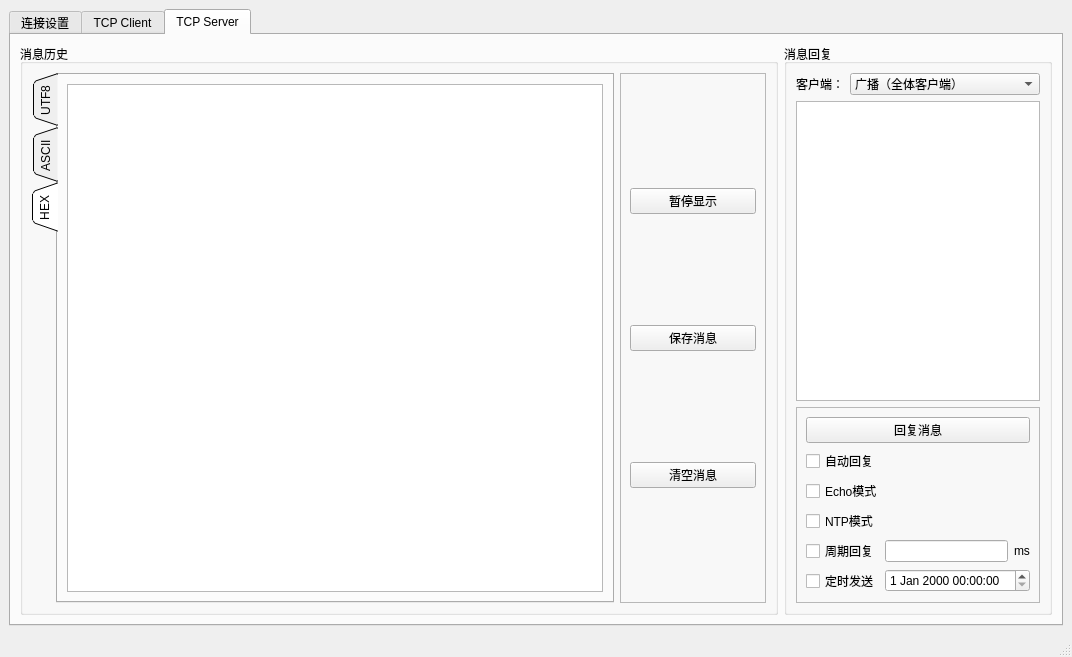
<?xml version="1.0" encoding="UTF-8"?>
<ui version="4.0">
 <class>MainWindow</class>
 <widget class="QMainWindow" name="MainWindow">
  <property name="geometry">
   <rect>
    <x>0</x>
    <y>0</y>
    <width>1072</width>
    <height>657</height>
   </rect>
  </property>
  <property name="windowTitle">
   <string>Qtelnet</string>
  </property>
  <property name="windowIcon">
   <iconset resource="icons.qrc">
    <normaloff>:/logo/icons/郁金香.png</normaloff>:/logo/icons/郁金香.png</iconset>
  </property>
  <widget class="QWidget" name="centralwidget">
   <layout class="QHBoxLayout" name="horizontalLayout">
    <item>
     <layout class="QVBoxLayout" name="verticalLayout_6">
      <item>
       <widget class="QTabWidget" name="tabWidget">
        <property name="enabled">
         <bool>true</bool>
        </property>
        <property name="currentIndex">
         <number>2</number>
        </property>
        <widget class="QWidget" name="tab">
         <attribute name="icon">
          <iconset resource="icons.qrc">
           <normaloff>:/logo/icons/设置.png</normaloff>:/logo/icons/设置.png</iconset>
         </attribute>
         <attribute name="title">
          <string>连接设置</string>
         </attribute>
         <layout class="QVBoxLayout" name="verticalLayout">
          <item>
           <spacer name="verticalSpacer_2">
            <property name="orientation">
             <enum>Qt::Vertical</enum>
            </property>
            <property name="sizeHint" stdset="0">
             <size>
              <width>20</width>
              <height>40</height>
             </size>
            </property>
           </spacer>
          </item>
          <item>
           <layout class="QHBoxLayout" name="horizontalLayout_5">
            <item>
             <spacer name="horizontalSpacer_5">
              <property name="orientation">
               <enum>Qt::Horizontal</enum>
              </property>
              <property name="sizeHint" stdset="0">
               <size>
                <width>40</width>
                <height>20</height>
               </size>
              </property>
             </spacer>
            </item>
            <item>
             <widget class="QLabel" name="label_2">
              <property name="text">
               <string>套接字类型</string>
              </property>
             </widget>
            </item>
            <item>
             <widget class="QComboBox" name="socketTypeCombox">
              <property name="sizePolicy">
               <sizepolicy hsizetype="Expanding" vsizetype="Fixed">
                <horstretch>0</horstretch>
                <verstretch>0</verstretch>
               </sizepolicy>
              </property>
              <item>
               <property name="text">
                <string>TCP Client</string>
               </property>
              </item>
              <item>
               <property name="text">
                <string>TCP Server</string>
               </property>
              </item>
              <item>
               <property name="text">
                <string>UDP</string>
               </property>
              </item>
             </widget>
            </item>
            <item>
             <spacer name="horizontalSpacer_6">
              <property name="orientation">
               <enum>Qt::Horizontal</enum>
              </property>
              <property name="sizeHint" stdset="0">
               <size>
                <width>40</width>
                <height>20</height>
               </size>
              </property>
             </spacer>
            </item>
           </layout>
          </item>
          <item>
           <layout class="QHBoxLayout" name="horizontalLayout_6">
            <item>
             <spacer name="horizontalSpacer_3">
              <property name="orientation">
               <enum>Qt::Horizontal</enum>
              </property>
              <property name="sizeHint" stdset="0">
               <size>
                <width>40</width>
                <height>20</height>
               </size>
              </property>
             </spacer>
            </item>
            <item>
             <widget class="QLabel" name="label_3">
              <property name="text">
               <string>IP地址</string>
              </property>
             </widget>
            </item>
            <item>
             <widget class="QLineEdit" name="hostLineEdit">
              <property name="toolTip">
               <string>&lt;html&gt;&lt;head/&gt;&lt;body&gt;&lt;p&gt;点分十进制格式（e.g. 127.0.0.1），TCP服务器模式无效，自动绑定本地地址&lt;/p&gt;&lt;/body&gt;&lt;/html&gt;</string>
              </property>
             </widget>
            </item>
            <item>
             <spacer name="horizontalSpacer_4">
              <property name="orientation">
               <enum>Qt::Horizontal</enum>
              </property>
              <property name="sizeHint" stdset="0">
               <size>
                <width>40</width>
                <height>20</height>
               </size>
              </property>
             </spacer>
            </item>
           </layout>
          </item>
          <item>
           <layout class="QHBoxLayout" name="horizontalLayout_7">
            <item>
             <spacer name="horizontalSpacer">
              <property name="orientation">
               <enum>Qt::Horizontal</enum>
              </property>
              <property name="sizeHint" stdset="0">
               <size>
                <width>40</width>
                <height>20</height>
               </size>
              </property>
             </spacer>
            </item>
            <item>
             <widget class="QLabel" name="label_4">
              <property name="text">
               <string>端口</string>
              </property>
             </widget>
            </item>
            <item>
             <widget class="QLineEdit" name="portLineEdit">
              <property name="toolTip">
               <string>&lt;html&gt;&lt;head/&gt;&lt;body&gt;&lt;p&gt;范围在1-65535之间&lt;/p&gt;&lt;/body&gt;&lt;/html&gt;</string>
              </property>
             </widget>
            </item>
            <item>
             <spacer name="horizontalSpacer_2">
              <property name="orientation">
               <enum>Qt::Horizontal</enum>
              </property>
              <property name="sizeHint" stdset="0">
               <size>
                <width>40</width>
                <height>20</height>
               </size>
              </property>
             </spacer>
            </item>
           </layout>
          </item>
          <item>
           <spacer name="verticalSpacer">
            <property name="orientation">
             <enum>Qt::Vertical</enum>
            </property>
            <property name="sizeHint" stdset="0">
             <size>
              <width>20</width>
              <height>40</height>
             </size>
            </property>
           </spacer>
          </item>
          <item>
           <widget class="QFrame" name="frame_2">
            <property name="frameShape">
             <enum>QFrame::StyledPanel</enum>
            </property>
            <property name="frameShadow">
             <enum>QFrame::Raised</enum>
            </property>
            <layout class="QHBoxLayout" name="horizontalLayout_8">
             <item>
              <spacer name="horizontalSpacer_7">
               <property name="orientation">
                <enum>Qt::Horizontal</enum>
               </property>
               <property name="sizeHint" stdset="0">
                <size>
                 <width>320</width>
                 <height>20</height>
                </size>
               </property>
              </spacer>
             </item>
             <item>
              <widget class="QPushButton" name="startConnectButton">
               <property name="text">
                <string>开始连接</string>
               </property>
               <property name="icon">
                <iconset resource="icons.qrc">
                 <normaloff>:/logo/icons/火箭.png</normaloff>:/logo/icons/火箭.png</iconset>
               </property>
              </widget>
             </item>
             <item>
              <spacer name="horizontalSpacer_8">
               <property name="orientation">
                <enum>Qt::Horizontal</enum>
               </property>
               <property name="sizeHint" stdset="0">
                <size>
                 <width>320</width>
                 <height>20</height>
                </size>
               </property>
              </spacer>
             </item>
            </layout>
           </widget>
          </item>
          <item>
           <widget class="QFrame" name="frame_3">
            <property name="frameShape">
             <enum>QFrame::StyledPanel</enum>
            </property>
            <property name="frameShadow">
             <enum>QFrame::Raised</enum>
            </property>
            <layout class="QHBoxLayout" name="horizontalLayout_9">
             <item>
              <spacer name="horizontalSpacer_9">
               <property name="orientation">
                <enum>Qt::Horizontal</enum>
               </property>
               <property name="sizeHint" stdset="0">
                <size>
                 <width>320</width>
                 <height>20</height>
                </size>
               </property>
              </spacer>
             </item>
             <item>
              <widget class="QPushButton" name="closeConnectButton">
               <property name="enabled">
                <bool>false</bool>
               </property>
               <property name="sizePolicy">
                <sizepolicy hsizetype="Minimum" vsizetype="Fixed">
                 <horstretch>0</horstretch>
                 <verstretch>0</verstretch>
                </sizepolicy>
               </property>
               <property name="text">
                <string>关闭连接</string>
               </property>
               <property name="icon">
                <iconset resource="icons.qrc">
                 <normaloff>:/logo/icons/骷髅.png</normaloff>:/logo/icons/骷髅.png</iconset>
               </property>
              </widget>
             </item>
             <item>
              <spacer name="horizontalSpacer_10">
               <property name="orientation">
                <enum>Qt::Horizontal</enum>
               </property>
               <property name="sizeHint" stdset="0">
                <size>
                 <width>320</width>
                 <height>20</height>
                </size>
               </property>
              </spacer>
             </item>
            </layout>
           </widget>
          </item>
         </layout>
        </widget>
        <widget class="QWidget" name="tab_4">
         <attribute name="icon">
          <iconset resource="icons.qrc">
           <normaloff>:/logo/icons/闪电.png</normaloff>:/logo/icons/闪电.png</iconset>
         </attribute>
         <attribute name="title">
          <string>TCP Client</string>
         </attribute>
         <layout class="QVBoxLayout" name="verticalLayout_11">
          <item>
           <layout class="QGridLayout" name="gridLayout_7" rowstretch="5,1">
            <item row="1" column="0">
             <widget class="QGroupBox" name="groupBox_4">
              <property name="title">
               <string>消息发送</string>
              </property>
              <layout class="QHBoxLayout" name="horizontalLayout_13">
               <item>
                <layout class="QGridLayout" name="gridLayout_6" columnstretch="6,1">
                 <item row="0" column="0">
                  <widget class="QPlainTextEdit" name="clientMessageTextEdit"/>
                 </item>
                 <item row="0" column="1">
                  <layout class="QGridLayout" name="gridLayout_5" rowstretch="1,1">
                   <item row="0" column="0">
                    <widget class="QPushButton" name="clientSendMessageButton">
                     <property name="enabled">
                      <bool>false</bool>
                     </property>
                     <property name="sizePolicy">
                      <sizepolicy hsizetype="Preferred" vsizetype="Preferred">
                       <horstretch>0</horstretch>
                       <verstretch>0</verstretch>
                      </sizepolicy>
                     </property>
                     <property name="text">
                      <string>发送消息</string>
                     </property>
                     <property name="icon">
                      <iconset resource="icons.qrc">
                       <normaloff>:/logo/icons/纸飞机.png</normaloff>:/logo/icons/纸飞机.png</iconset>
                     </property>
                     <property name="flat">
                      <bool>true</bool>
                     </property>
                    </widget>
                   </item>
                   <item row="1" column="0">
                    <widget class="QFrame" name="frame_5">
                     <property name="frameShape">
                      <enum>QFrame::StyledPanel</enum>
                     </property>
                     <property name="frameShadow">
                      <enum>QFrame::Raised</enum>
                     </property>
                     <layout class="QVBoxLayout" name="verticalLayout_10">
                      <item>
                       <widget class="QCheckBox" name="clientHexCheckBox">
                        <property name="text">
                         <string>HEX进制发送</string>
                        </property>
                       </widget>
                      </item>
                      <item>
                       <layout class="QHBoxLayout" name="horizontalLayout_11">
                        <item>
                         <widget class="QCheckBox" name="checkBox_7">
                          <property name="text">
                           <string>周期发送</string>
                          </property>
                         </widget>
                        </item>
                        <item>
                         <widget class="QLineEdit" name="lineEdit_2"/>
                        </item>
                        <item>
                         <widget class="QLabel" name="label_6">
                          <property name="text">
                           <string>ms</string>
                          </property>
                         </widget>
                        </item>
                       </layout>
                      </item>
                      <item>
                       <layout class="QHBoxLayout" name="horizontalLayout_12">
                        <item>
                         <widget class="QCheckBox" name="checkBox_8">
                          <property name="text">
                           <string>定时发送</string>
                          </property>
                         </widget>
                        </item>
                        <item>
                         <widget class="QDateTimeEdit" name="dateTimeEdit">
                          <property name="dateTime">
                           <datetime>
                            <hour>0</hour>
                            <minute>0</minute>
                            <second>0</second>
                            <year>1998</year>
                            <month>8</month>
                            <day>21</day>
                           </datetime>
                          </property>
                          <property name="date">
                           <date>
                            <year>1998</year>
                            <month>8</month>
                            <day>21</day>
                           </date>
                          </property>
                         </widget>
                        </item>
                       </layout>
                      </item>
                     </layout>
                    </widget>
                   </item>
                  </layout>
                 </item>
                </layout>
               </item>
              </layout>
             </widget>
            </item>
            <item row="0" column="0">
             <widget class="QGroupBox" name="groupBox_3">
              <property name="title">
               <string>消息历史</string>
              </property>
              <layout class="QVBoxLayout" name="verticalLayout_9">
               <item>
                <layout class="QGridLayout" name="gridLayout_4" rowstretch="5,1">
                 <item row="1" column="0">
                  <widget class="QFrame" name="frame_4">
                   <property name="frameShape">
                    <enum>QFrame::StyledPanel</enum>
                   </property>
                   <property name="frameShadow">
                    <enum>QFrame::Raised</enum>
                   </property>
                   <layout class="QHBoxLayout" name="horizontalLayout_10">
                    <item>
                     <spacer name="horizontalSpacer_11">
                      <property name="orientation">
                       <enum>Qt::Horizontal</enum>
                      </property>
                      <property name="sizeHint" stdset="0">
                       <size>
                        <width>40</width>
                        <height>20</height>
                       </size>
                      </property>
                     </spacer>
                    </item>
                    <item>
                     <widget class="QPushButton" name="clientDisplayButton">
                      <property name="text">
                       <string>暂停显示</string>
                      </property>
                      <property name="icon">
                       <iconset resource="icons.qrc">
                        <normaloff>:/logo/icons/ufo.png</normaloff>:/logo/icons/ufo.png</iconset>
                      </property>
                     </widget>
                    </item>
                    <item>
                     <spacer name="horizontalSpacer_13">
                      <property name="orientation">
                       <enum>Qt::Horizontal</enum>
                      </property>
                      <property name="sizeHint" stdset="0">
                       <size>
                        <width>40</width>
                        <height>20</height>
                       </size>
                      </property>
                     </spacer>
                    </item>
                    <item>
                     <widget class="QPushButton" name="clientSaveMessageButton">
                      <property name="text">
                       <string>保存消息</string>
                      </property>
                      <property name="icon">
                       <iconset resource="icons.qrc">
                        <normaloff>:/logo/icons/文件袋.png</normaloff>:/logo/icons/文件袋.png</iconset>
                      </property>
                     </widget>
                    </item>
                    <item>
                     <spacer name="horizontalSpacer_14">
                      <property name="orientation">
                       <enum>Qt::Horizontal</enum>
                      </property>
                      <property name="sizeHint" stdset="0">
                       <size>
                        <width>40</width>
                        <height>20</height>
                       </size>
                      </property>
                     </spacer>
                    </item>
                    <item>
                     <widget class="QPushButton" name="clientClearMessageButton">
                      <property name="text">
                       <string>清空消息</string>
                      </property>
                      <property name="icon">
                       <iconset resource="icons.qrc">
                        <normaloff>:/logo/icons/垃圾桶.png</normaloff>:/logo/icons/垃圾桶.png</iconset>
                      </property>
                     </widget>
                    </item>
                    <item>
                     <spacer name="horizontalSpacer_12">
                      <property name="orientation">
                       <enum>Qt::Horizontal</enum>
                      </property>
                      <property name="sizeHint" stdset="0">
                       <size>
                        <width>40</width>
                        <height>20</height>
                       </size>
                      </property>
                     </spacer>
                    </item>
                   </layout>
                  </widget>
                 </item>
                 <item row="0" column="0">
                  <widget class="QTabWidget" name="clientTabWidget">
                   <property name="currentIndex">
                    <number>0</number>
                   </property>
                   <widget class="QWidget" name="tab_3">
                    <attribute name="title">
                     <string>UTF-8</string>
                    </attribute>
                    <layout class="QVBoxLayout" name="verticalLayout_5">
                     <item>
                      <widget class="QTextBrowser" name="clientUTFTextBrowser"/>
                     </item>
                    </layout>
                   </widget>
                   <widget class="QWidget" name="tab_6">
                    <attribute name="title">
                     <string>ASCII</string>
                    </attribute>
                    <layout class="QVBoxLayout" name="verticalLayout_7">
                     <item>
                      <widget class="QTextBrowser" name="clientASCIITextBrowser"/>
                     </item>
                    </layout>
                   </widget>
                   <widget class="QWidget" name="tab_5">
                    <attribute name="title">
                     <string>HEX</string>
                    </attribute>
                    <layout class="QVBoxLayout" name="verticalLayout_8">
                     <item>
                      <widget class="QTextBrowser" name="clientHEXTextBrowser"/>
                     </item>
                    </layout>
                   </widget>
                  </widget>
                 </item>
                </layout>
               </item>
              </layout>
             </widget>
            </item>
           </layout>
          </item>
         </layout>
        </widget>
        <widget class="QWidget" name="tab_2">
         <attribute name="icon">
          <iconset resource="icons.qrc">
           <normaloff>:/logo/icons/旗子.png</normaloff>:/logo/icons/旗子.png</iconset>
         </attribute>
         <attribute name="title">
          <string>TCP Server</string>
         </attribute>
         <layout class="QHBoxLayout" name="horizontalLayout_15">
          <item>
           <layout class="QGridLayout" name="gridLayout_2" columnstretch="4,1">
            <item row="0" column="0">
             <widget class="QGroupBox" name="groupBox">
              <property name="title">
               <string>消息历史</string>
              </property>
              <layout class="QHBoxLayout" name="horizontalLayout_2">
               <item>
                <layout class="QGridLayout" name="gridLayout" columnstretch="4,1">
                 <item row="0" column="0">
                  <widget class="QTabWidget" name="serverTabWidget">
                   <property name="layoutDirection">
                    <enum>Qt::LeftToRight</enum>
                   </property>
                   <property name="tabPosition">
                    <enum>QTabWidget::West</enum>
                   </property>
                   <property name="tabShape">
                    <enum>QTabWidget::Triangular</enum>
                   </property>
                   <property name="currentIndex">
                    <number>2</number>
                   </property>
                   <widget class="QWidget" name="tab_9">
                    <attribute name="title">
                     <string>UTF8</string>
                    </attribute>
                    <layout class="QVBoxLayout" name="verticalLayout_12">
                     <item>
                      <widget class="QTextBrowser" name="serverUTFTextBrowser"/>
                     </item>
                    </layout>
                   </widget>
                   <widget class="QWidget" name="tab_11">
                    <attribute name="title">
                     <string>ASCII</string>
                    </attribute>
                    <layout class="QVBoxLayout" name="verticalLayout_13">
                     <item>
                      <widget class="QTextBrowser" name="serverASCIITextBrowser"/>
                     </item>
                    </layout>
                   </widget>
                   <widget class="QWidget" name="tab_10">
                    <attribute name="title">
                     <string>HEX</string>
                    </attribute>
                    <layout class="QVBoxLayout" name="verticalLayout_14">
                     <item>
                      <widget class="QTextBrowser" name="serverHEXTextBrowser"/>
                     </item>
                    </layout>
                   </widget>
                  </widget>
                 </item>
                 <item row="0" column="1">
                  <widget class="QFrame" name="frame">
                   <property name="frameShape">
                    <enum>QFrame::StyledPanel</enum>
                   </property>
                   <property name="frameShadow">
                    <enum>QFrame::Raised</enum>
                   </property>
                   <layout class="QVBoxLayout" name="verticalLayout_2">
                    <item>
                     <widget class="QPushButton" name="pushButton">
                      <property name="text">
                       <string>暂停显示</string>
                      </property>
                     </widget>
                    </item>
                    <item>
                     <widget class="QPushButton" name="pushButton_2">
                      <property name="text">
                       <string>保存消息</string>
                      </property>
                     </widget>
                    </item>
                    <item>
                     <widget class="QPushButton" name="pushButton_3">
                      <property name="text">
                       <string>清空消息</string>
                      </property>
                     </widget>
                    </item>
                   </layout>
                  </widget>
                 </item>
                </layout>
               </item>
              </layout>
             </widget>
            </item>
            <item row="0" column="1">
             <widget class="QGroupBox" name="groupBox_2">
              <property name="title">
               <string>消息回复</string>
              </property>
              <layout class="QVBoxLayout" name="verticalLayout_4">
               <item>
                <layout class="QHBoxLayout" name="horizontalLayout_14">
                 <item>
                  <widget class="QLabel" name="label_5">
                   <property name="sizePolicy">
                    <sizepolicy hsizetype="Fixed" vsizetype="Preferred">
                     <horstretch>0</horstretch>
                     <verstretch>0</verstretch>
                    </sizepolicy>
                   </property>
                   <property name="text">
                    <string>客户端：</string>
                   </property>
                  </widget>
                 </item>
                 <item>
                  <widget class="QComboBox" name="clientComboBox">
                   <property name="sizePolicy">
                    <sizepolicy hsizetype="Expanding" vsizetype="Fixed">
                     <horstretch>0</horstretch>
                     <verstretch>0</verstretch>
                    </sizepolicy>
                   </property>
                   <item>
                    <property name="text">
                     <string>广播（全体客户端）</string>
                    </property>
                   </item>
                  </widget>
                 </item>
                </layout>
               </item>
               <item>
                <widget class="QPlainTextEdit" name="plainTextEdit"/>
               </item>
               <item>
                <widget class="QFrame" name="frame_6">
                 <property name="frameShape">
                  <enum>QFrame::StyledPanel</enum>
                 </property>
                 <property name="frameShadow">
                  <enum>QFrame::Raised</enum>
                 </property>
                 <layout class="QVBoxLayout" name="verticalLayout_3">
                  <item>
                   <widget class="QPushButton" name="pushButton_4">
                    <property name="text">
                     <string>回复消息</string>
                    </property>
                   </widget>
                  </item>
                  <item>
                   <widget class="QCheckBox" name="checkBox">
                    <property name="text">
                     <string>自动回复</string>
                    </property>
                   </widget>
                  </item>
                  <item>
                   <widget class="QCheckBox" name="checkBox_4">
                    <property name="text">
                     <string>Echo模式</string>
                    </property>
                   </widget>
                  </item>
                  <item>
                   <widget class="QCheckBox" name="checkBox_5">
                    <property name="text">
                     <string>NTP模式</string>
                    </property>
                   </widget>
                  </item>
                  <item>
                   <layout class="QHBoxLayout" name="horizontalLayout_3">
                    <item>
                     <widget class="QCheckBox" name="checkBox_2">
                      <property name="text">
                       <string>周期回复</string>
                      </property>
                     </widget>
                    </item>
                    <item>
                     <widget class="QLineEdit" name="lineEdit"/>
                    </item>
                    <item>
                     <widget class="QLabel" name="label">
                      <property name="text">
                       <string>ms</string>
                      </property>
                     </widget>
                    </item>
                   </layout>
                  </item>
                  <item>
                   <layout class="QHBoxLayout" name="horizontalLayout_4">
                    <item>
                     <widget class="QCheckBox" name="checkBox_3">
                      <property name="text">
                       <string>定时发送</string>
                      </property>
                     </widget>
                    </item>
                    <item>
                     <widget class="QDateTimeEdit" name="dateTimeEdit_2"/>
                    </item>
                   </layout>
                  </item>
                 </layout>
                </widget>
               </item>
              </layout>
             </widget>
            </item>
           </layout>
          </item>
         </layout>
        </widget>
       </widget>
      </item>
     </layout>
    </item>
   </layout>
  </widget>
  <widget class="QMenuBar" name="menubar">
   <property name="geometry">
    <rect>
     <x>0</x>
     <y>0</y>
     <width>1072</width>
     <height>21</height>
    </rect>
   </property>
  </widget>
  <widget class="QStatusBar" name="statusbar"/>
 </widget>
 <resources>
  <include location="icons.qrc"/>
 </resources>
 <connections/>
</ui>
